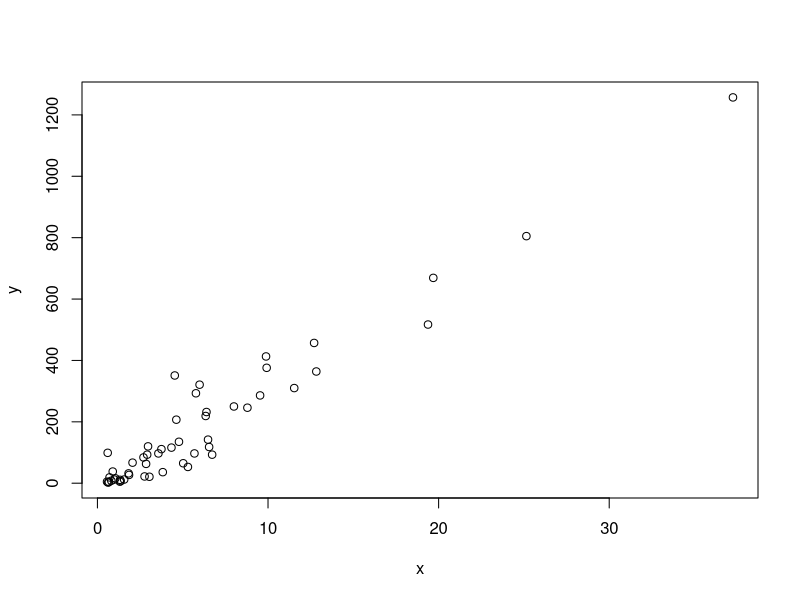
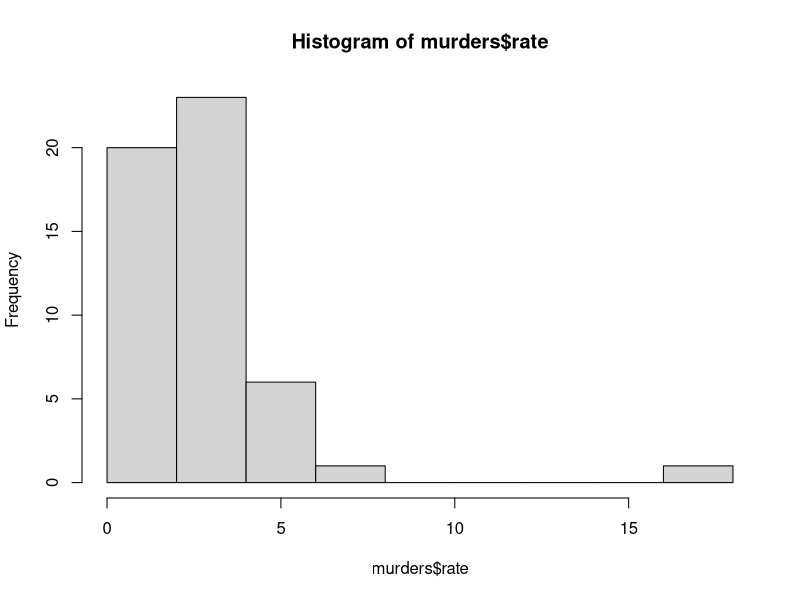
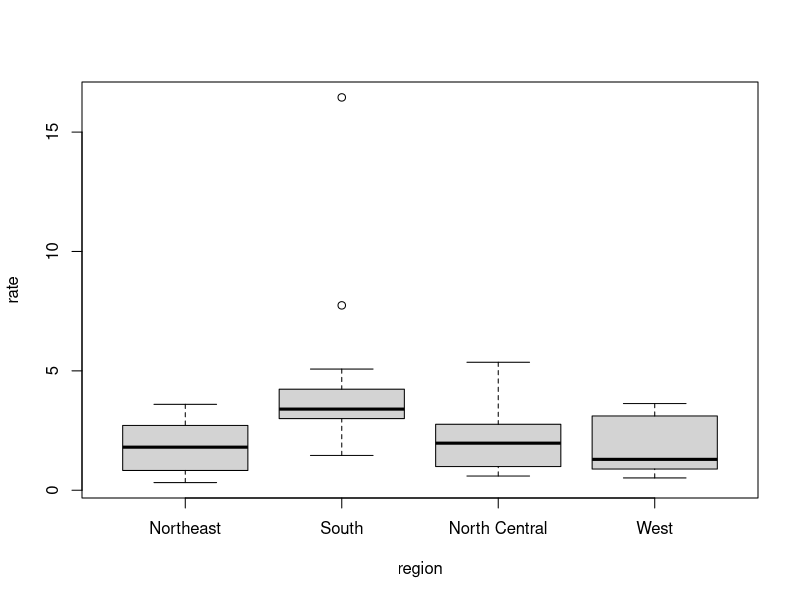
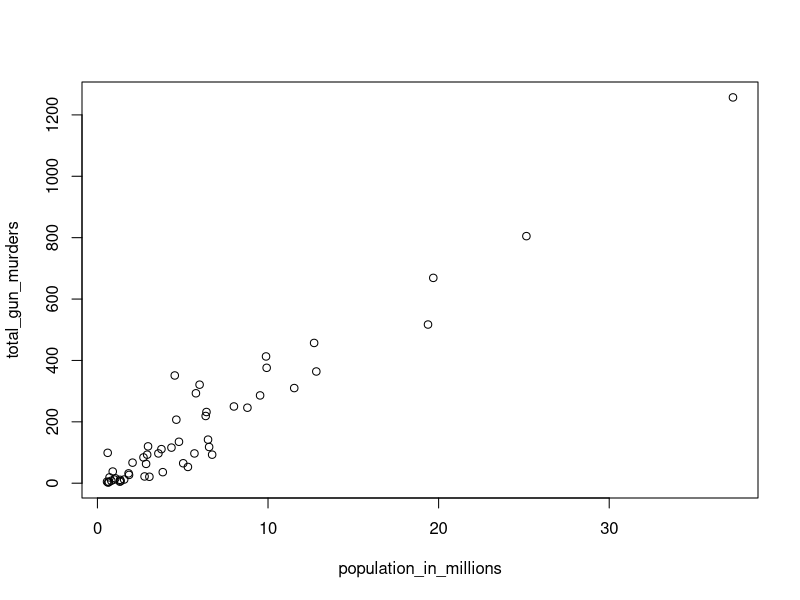
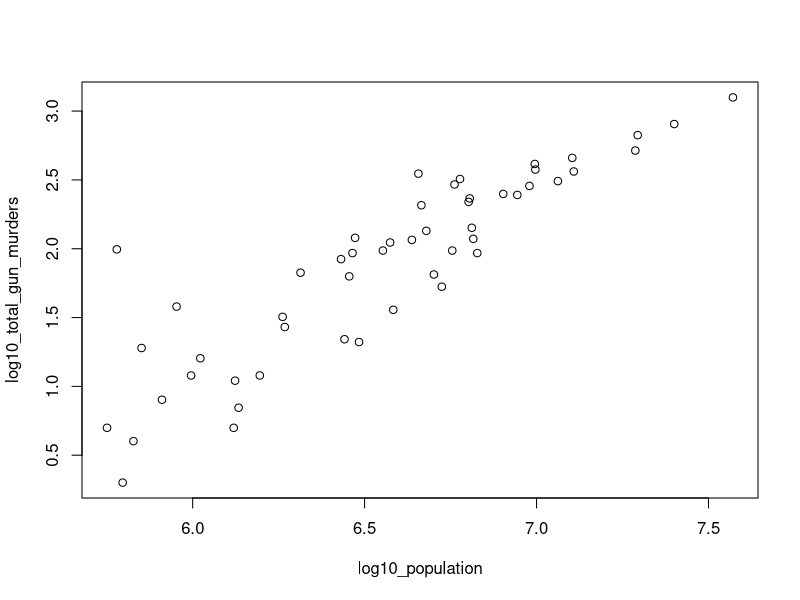
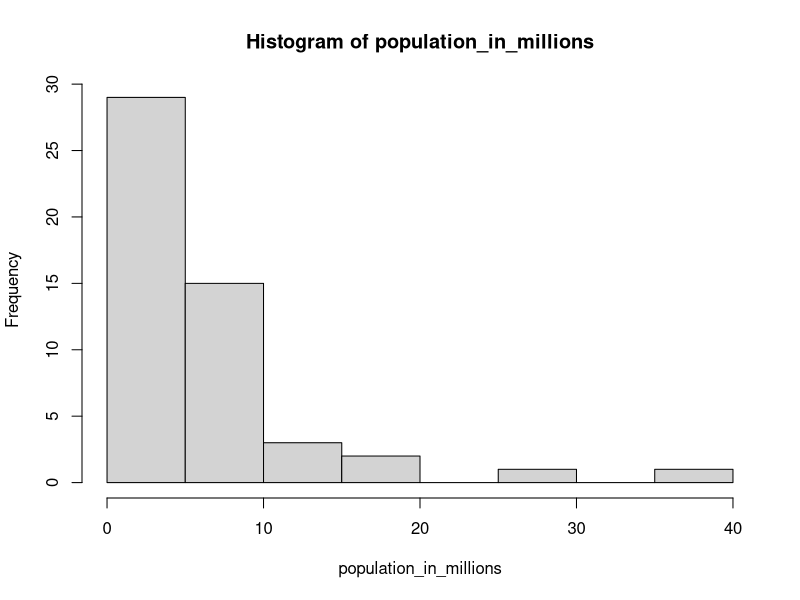
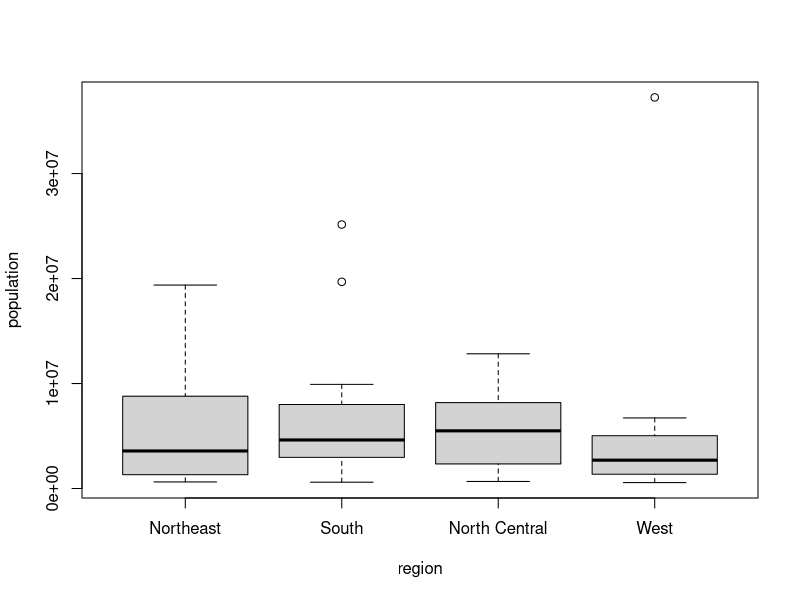

Recreate these plots in R, in order.
library(dplyr)
library(dslabs)
data("murders")

# a simple scatterplot of total murders versus population
x <- murders$population / 10^6
y <- murders$total
plot(x, y)

# a histogram of murder rates
murders <- mutate(murders, rate = total / population * 10^5)
hist(murders$rate)
# find out which state the highest murder rate
murders$state[which.max(murders$rate)]

# boxplots of murder rates by region
boxplot(rate~region, data = murders)

## from exercise

# Load the datasets and define some variables
library(dslabs)
data(murders)

# the original plot
population_in_millions <- murders$population/10^6
total_gun_murders <- murders$total
plot(population_in_millions, total_gun_murders)

# the optimized plot with the items in a more scattered view
# Transform population and total gun murders using the log10 transformation
log10_population <- log10(murders$population)
log10_total_gun_murders <- log10(total_gun_murders)
plot(log10_population, log10_total_gun_murders)

# Store the population in millions and save to population_in_millions 
population_in_millions <- murders$population/10^6
# Create a histogram of this variable
hist(population_in_millions)
# find the state that has the most population
murders$state[which.max(murders$population)]

# Create a boxplot of state populations by region for the murders dataset
boxplot(population~region, data=murders)
